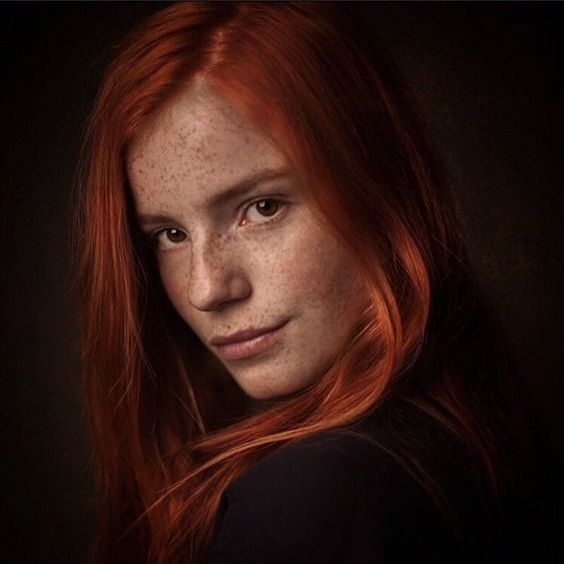
#> input picture OpenCVT/img.jpg, 564 x 564 px, found by its file name
$ python t10.py   (older library calls are emulated)
#> lines starting #> are read from the running program, lines starting #| are printed output that depends on the picture
# translating, scaling, tranformations
import cv2
import numpy as np

img = cv2.imread('images/img.jpg')
#> img is the input picture: shape (564, 564, 3); mean B, G, R 18, 23.7, 47.6

# ------------
#   SCALING
# ------------


res = cv2.resize(img, None, fx=2, fy=2, interpolation=cv2.INTER_CUBIC)

# OR

height, width = img.shape[:2]
#> height = 564; width = 564
res = cv2.resize(img, (2*width, 2*height), interpolation=cv2.INTER_CUBIC)


# -------------
#  TRANSLATION
# -------------


rows, cols, ch = img.shape
#> rows = 564; cols = 564; ch = 3
# M as matrice
M = np.float32([[1, 0, 100], [0, 1, 50]])
dst = cv2.warpAffine(img, M, (cols, rows))
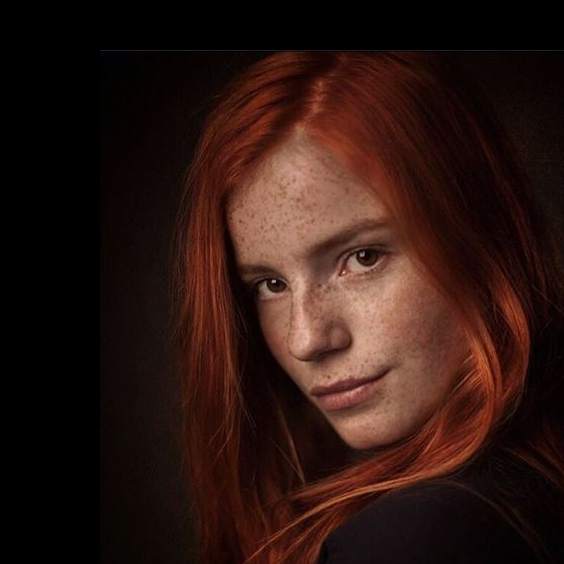
#> dst: shape (564, 564, 3); mean B, G, R 17, 22.4, 44.3
# cv2.warpAffine() - size of the output image, should be in form of (width, height)
# takes 2x3 transformation matrix as input

cv2.imshow('img', dst)
cv2.waitKey(0)
cv2.destroyAllWindows()


# -------------
#   ROTATION
# -------------


M = cv2.getRotationMatrix2D((cols/2, rows/2), 90, 1)
dst = cv2.warpAffine(img, M, (cols, rows))
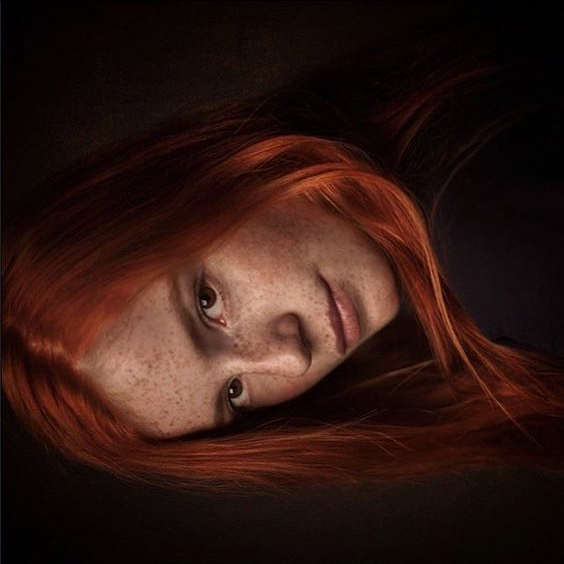
#> dst: shape (564, 564, 3); mean B, G, R 18, 23.7, 47.6


# --------------------
# AFFINE TRANFORMATION
# --------------------


from matplotlib import pyplot as plt

rows, cols, ch = img.shape

pts1 = np.float32([[50, 50], [200, 50], [50, 200]])
pts2 = np.float32([[10, 100], [200, 50], [100, 250]])

M = cv2.getAffineTransform(pts1, pts2)

dst = cv2.warpAffine(img, M, (cols, rows))
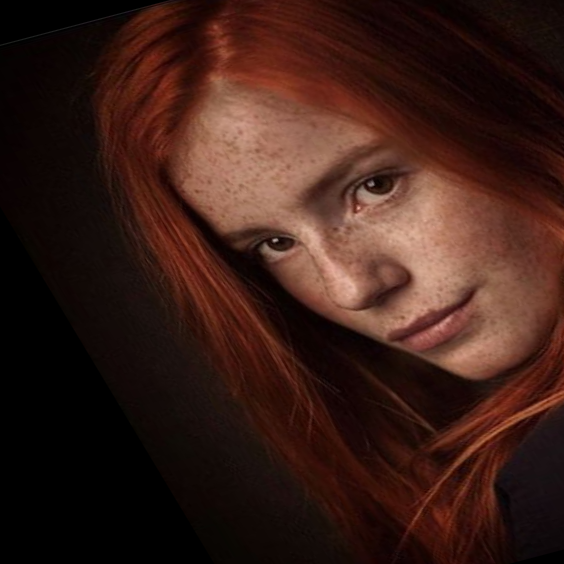
#> dst: shape (564, 564, 3); mean B, G, R 22.8, 30, 57.4

plt.subplot(121)
plt.imshow(img)
plt.title('Input')

plt.subplot(121)
plt.imshow(dst)
plt.title('Output')

plt.show()
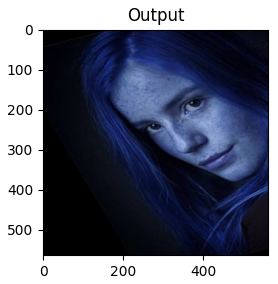
#> figure drawn by matplotlib, 1 panel; B, G, R data is drawn as R, G, B


# --------------------------
# PERSPECTIVE TRANSFORMATION
# --------------------------

img = cv2.imread('images/photo.jpg')
#> (the run stopped early here; a loop or call above may not have finished)

$ run again, with OpenCVT/img1.jpg copied over OpenCVT/img.jpg
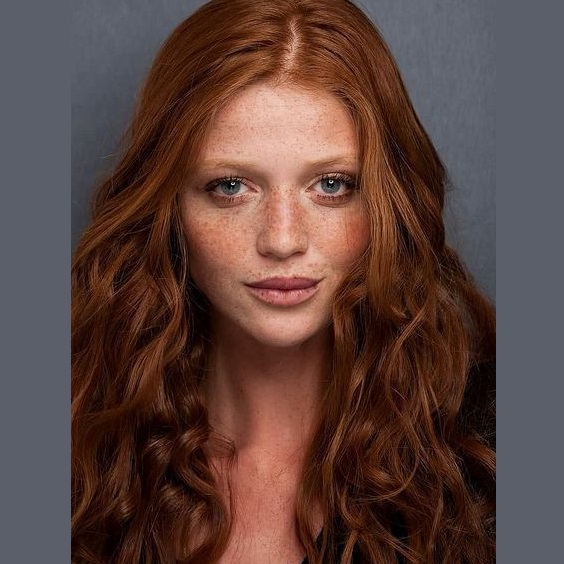
#> input picture OpenCVT/img1.jpg, 564 x 564 px, found by its file name
#> img is the input picture: shape (564, 564, 3); mean B, G, R 61.2, 66.7, 91.4
#> `dst = cv2.warpAffine(img, M, (cols, rows))`:
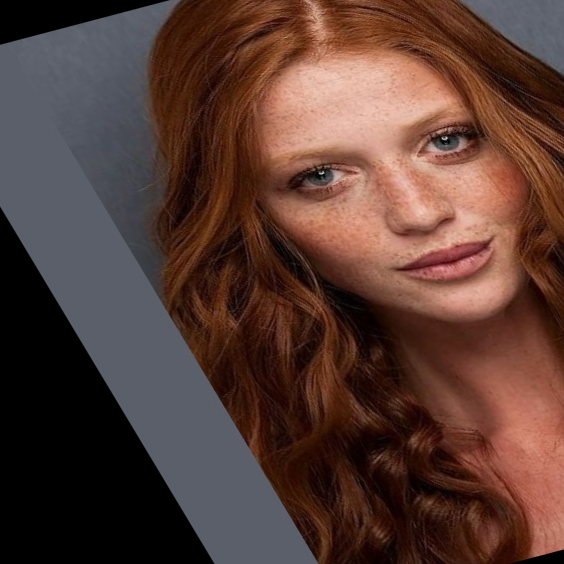
#> dst: shape (564, 564, 3); mean B, G, R 52.4, 60.2, 87.8
#> `plt.show()`:
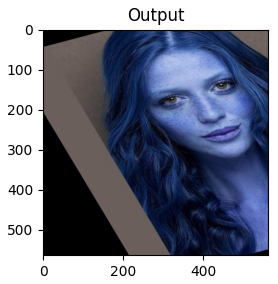
#> figure drawn by matplotlib, 1 panel; B, G, R data is drawn as R, G, B
